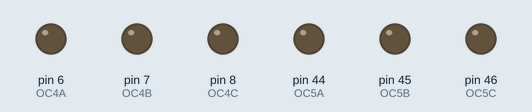
This sketch was run on a simulated Arduino Mega 2560, built with avr-gcc and run on an emulated ATmega2560. Shown: output pins drawn as LEDs (lit = HIGH).

Above: at 0.0 s.
Timing chart, 0 to 0.3 s (numbered marks = the images above):
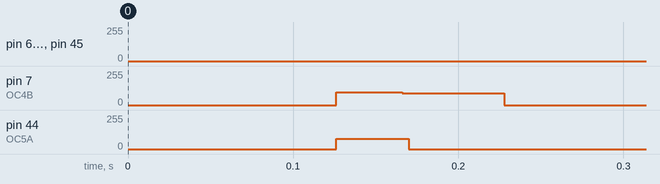

Measured:
- by itself, pin 7 (OC4B): 0/255 → 88/255 at 0.13 s, → 0/255 0.10 s later
- by itself, pin 44 (OC5A): 0/255 → 78/255 at 0.13 s, → 0/255 0.04 s later

The sketch:

sineWave_vM03.ino
```cpp
// sine wave PWM, open loop control for Arduino Mega (ATMega2560)
#include <avr/io.h>
#include <avr/interrupt.h>
#include <math.h>

// Sine wave table
uint16_t sineTableH[360], sineTableL[360];
uint16_t pwmValueAH, pwmValueBH, pwmValueCH, pwmValueAL, pwmValueBL, pwmValueCL;

void setup() {
  for (int i = 0; i < 360; ++i) {
    if (483*sin(2*M_PI*i/360) < 16) {
      sineTableH[i] = 0;
      sineTableL[(i+180)%360] = 0;
    } else {
      sineTableH[i] = 483*sin(2*M_PI*i/360);
      sineTableL[(i+180)%360] = 483*sin(2*M_PI*i/360);
    }
    // if (483*sin(2*M_PI*(i+180)/360) > 483) {
    //   sineTableL[i] = 500;
    // } else {
    //  sineTableL[i] = 483*sin(2*M_PI*(i+180)/360);
    // }
  }
  // Set up output pins for Timer 4 (OC4A, OC4B, OC4C) and Timer 5 (OC5A, OC5B, OC5C)
  pinMode(6, OUTPUT);  // OC4A
  pinMode(7, OUTPUT);  // OC4B
  pinMode(8, OUTPUT);  // OC4C
  pinMode(44, OUTPUT); // OC5A
  pinMode(45, OUTPUT); // OC5B
  pinMode(46, OUTPUT); // OC5C

  // Timer 4 Setup: Phase Correct PWM, arbitrary resolution
  TCCR4A = (1 << COM4A1) | (1 << COM4B1) | (1 << COM4C1); // Phase Correct PWM mode, non-inverting
  TCCR4B = (1 << CS40) | (1 << WGM43);  // No prescaler, Phase Correct PWM, arbitrary resolution

  // Timer 5 Setup: Phase Correct PWM, arbitrary resolution
  TCCR5A = (1 << COM5A1) | (1 << COM5B1) | (1 << COM5C1); // Phase Correct PWM mode, non-inverting
  TCCR5B = (1 << CS50) | (1 << WGM53);  // No prescaler, Phase Correct PWM, arbitrary resolution

  // Define resolution
  ICR4 = 0x01F3;
  ICR5 = 0x01F3;
}

void loop() {
  // Generate the sine wave modulated PWM signals
    for (int degree = 0; degree < 360; degree++) {
    pwmValueAH = sineTableH[degree];                     // Phase A sine value
    pwmValueBH = sineTableH[(degree + 120) % 360];        // Phase B sine value (120 degrees offset)
    pwmValueCH = sineTableH[(degree + 240) % 360];        // Phase C sine value (240 degrees offset)

    pwmValueAL = sineTableL[degree];                     // Phase A sine value
    pwmValueBL = sineTableL[(degree + 120) % 360];        // Phase B sine value (120 degrees offset)
    pwmValueCL = sineTableL[(degree + 240) % 360];        // Phase C sine value (240 degrees offset)

    // Apply to Timer 4 (pins 6, 7, 8)
    OCR4A = pwmValueAH;  // Output to phase A (OC4A, pin 6)
    OCR4B = pwmValueBH;  // Output to phase B (OC4B, pin 7)
    OCR4C = pwmValueCH;  // Output to phase C (OC4C, pin 8)

    // Apply to Timer 5 (pins 44, 45, 46)
    OCR5A = pwmValueAL;  // Complement phase A (OC5A, pin 44)
    OCR5B = pwmValueBL;  // Complement phase B (OC5B, pin 45)
    OCR5C = pwmValueCL;  // Complement phase C (OC5C, pin 46)

    // Add a delay for the frequency control
    delayMicroseconds(50);  // Adjust this delay for the desired frequency
  }
}
```
